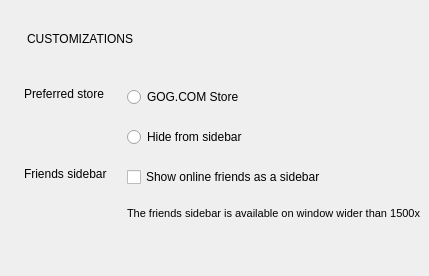
     <widget class="QWidget" name="interfacePage">
      <property name="sizePolicy">
       <sizepolicy hsizetype="Preferred" vsizetype="Preferred">
        <horstretch>0</horstretch>
        <verstretch>0</verstretch>
       </sizepolicy>
      </property>
      <layout class="QGridLayout" name="interfacePageLayout">
       <property name="leftMargin">
        <number>24</number>
       </property>
       <property name="topMargin">
        <number>32</number>
       </property>
       <property name="rightMargin">
        <number>8</number>
       </property>
       <property name="bottomMargin">
        <number>16</number>
       </property>
       <property name="spacing">
        <number>20</number>
       </property>
       <item row="3" column="0" rowspan="2">
        <widget class="QLabel" name="showFriendsLabel">
         <property name="text">
          <string>Friends sidebar</string>
         </property>
         <property name="alignment">
          <set>Qt::AlignLeading|Qt::AlignLeft|Qt::AlignTop</set>
         </property>
        </widget>
       </item>
       <item row="5" column="0" colspan="2">
        <spacer name="interfacePageSpacer">
         <property name="orientation">
          <enum>Qt::Vertical</enum>
         </property>
         <property name="sizeHint" stdset="0">
          <size>
           <width>20</width>
           <height>40</height>
          </size>
         </property>
        </spacer>
       </item>
       <item row="1" column="0" rowspan="2">
        <widget class="QLabel" name="storeLabel">
         <property name="sizePolicy">
          <sizepolicy hsizetype="Preferred" vsizetype="Preferred">
           <horstretch>0</horstretch>
           <verstretch>0</verstretch>
          </sizepolicy>
         </property>
         <property name="text">
          <string>Preferred store</string>
         </property>
         <property name="alignment">
          <set>Qt::AlignLeading|Qt::AlignLeft|Qt::AlignTop</set>
         </property>
        </widget>
       </item>
       <item row="0" column="0" colspan="2">
        <widget class="QLabel" name="interfacePageHeaderLabel">
         <property name="styleSheet">
          <string notr="true">border-bottom: 1px solid black;
padding-bottom: 20px;</string>
         </property>
         <property name="text">
          <string>CUSTOMIZATIONS</string>
         </property>
        </widget>
       </item>
       <item row="1" column="1">
        <widget class="QRadioButton" name="gogStoreRadioButton">
         <property name="sizePolicy">
          <sizepolicy hsizetype="Preferred" vsizetype="Fixed">
           <horstretch>0</horstretch>
           <verstretch>0</verstretch>
          </sizepolicy>
         </property>
         <property name="text">
          <string>GOG.COM Store</string>
         </property>
        </widget>
       </item>
       <item row="2" column="1">
        <widget class="QRadioButton" name="hideStoreRadioButton">
         <property name="text">
          <string>Hide from sidebar</string>
         </property>
        </widget>
       </item>
       <item row="4" column="1">
        <widget class="QLabel" name="showFriendsInfoLabel">
         <property name="font">
          <font>
           <pointsize>8</pointsize>
          </font>
         </property>
         <property name="text">
          <string>The friends sidebar is available on window wider than 1500x</string>
         </property>
        </widget>
       </item>
       <item row="3" column="1">
        <widget class="QCheckBox" name="showFriendsCheckBox">
         <property name="text">
          <string>Show online friends as a sidebar</string>
         </property>
        </widget>
       </item>
      </layout>
     </widget>
